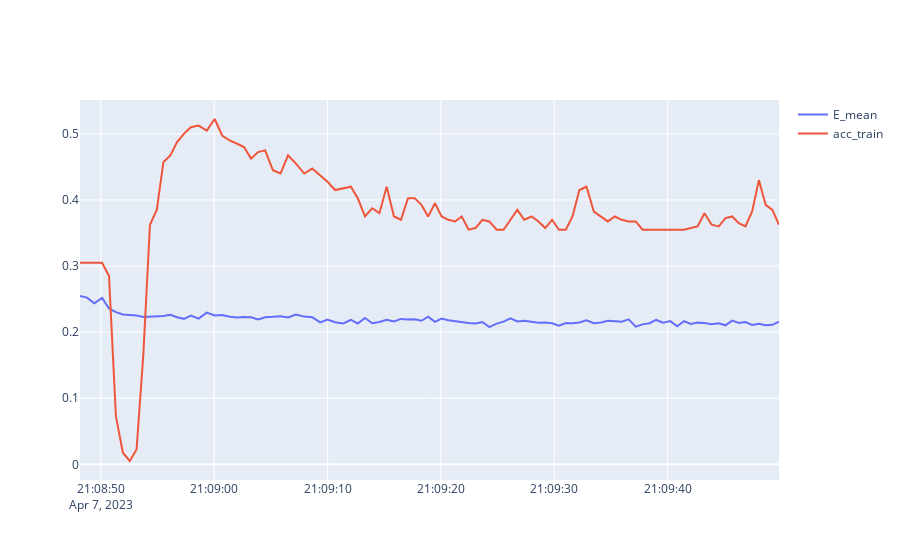

Source (notebook cell):
### Code cell
fig = go.Figure([
    go.Scatter(
        x=df_stats['start'],
        y=df_stats['E_mean'],
        name='E_mean'
    ),
    go.Scatter(
        x=df_stats['start'],
        y=df_stats['acc_train'],
        name='acc_train'
    )
])

fig.show()
